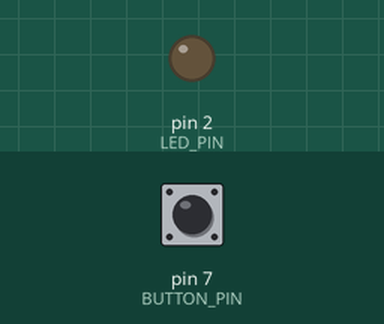
Simulated run of this sketch. Board: Arduino Uno, built with avr-gcc and run on an emulated ATmega328P. Parts: output pins drawn as LEDs (lit = HIGH). The inputs (shaded band) are chosen by the test bench; at power-on: pin 7 (BUTTON_PIN) HIGH.

Above: at 1.2 s.
1.3 s: pin 7 (BUTTON_PIN) pulled LOW for 0.15 s
At 1.37 s:
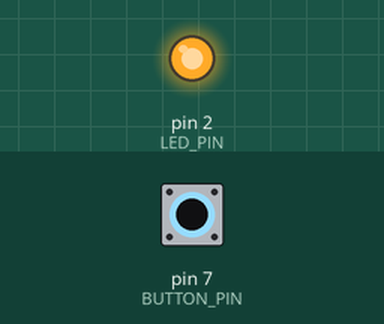
2.9 s: pin 7 (BUTTON_PIN) pulled LOW for 3.2 s
At 7.3 s:
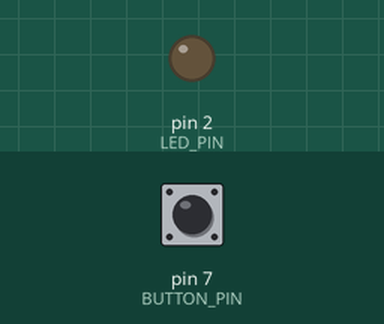
Timing chart, 0 to 8.8 s (numbered marks = the images above; inputs shaded):
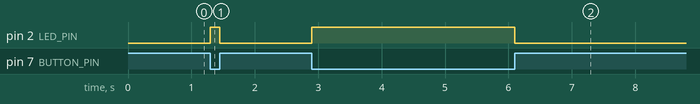

Measured:
- after the input at 1.3 s, pin 2 (LED_PIN): LOW → HIGH at once, → LOW 0.15 s later
- after the input at 2.9 s, pin 2 (LED_PIN): LOW → HIGH at once, → LOW 3.2 s later

The sketch:

Lesson04.ino
```cpp
const byte LED_PIN = 2;
const byte BUTTON_PIN = 7;

void setup() {
  pinMode(LED_PIN, OUTPUT);
  pinMode(BUTTON_PIN, INPUT_PULLUP);
}

void loop() {
  bool pressed = digitalRead(BUTTON_PIN) == LOW;
  digitalWrite(LED_PIN, pressed ? HIGH : LOW);
}
```
